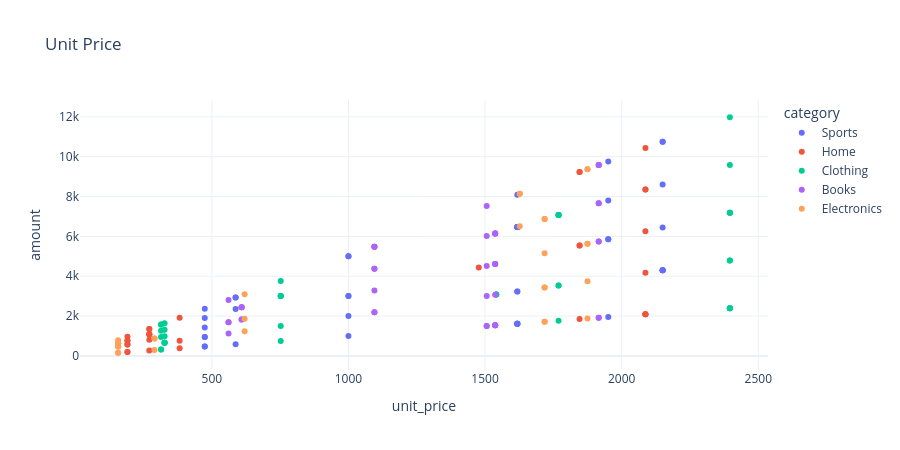

Notebook code for this chart:
### Code cell
def yellow_plotly_scatter(df):
    """
    用 Plotly Express 畫互動散佈圖：
    - X：商品單價 (unit_price)
    - Y：訂單金額 (amount)
    - 顏色：商品類別 (category)
    - hover 顯示：商品名稱 (product_name)
    回傳 plotly Figure 物件
    提示：px.scatter(hover_data=['product_name'])
    """
    # TODO: 你的程式碼
fig = px.scatter(df, x='unit_price', y='amount',
                 color='category', hover_data=['product_name'],
                 title='Unit Price')
fig.update_layout(height=450)
fig.show()

### Figure 1 — Plotly figure (JSON) as saved in the notebook; plotly's stock layout.template omitted (floating-point values rounded to 4 significant figures)
{"data": [{"customdata": [["Dumbbell 5kg"], ["Water Bottle"], ["Running Shoes"], ["Jump Rope"], ["Jump Rope"], ["Water Bottle"], ["Dumbbell 5kg"], ["Running Shoes"], ["Jump Rope"], ["Dumbbell 5kg"], ["Resistance Band"], ["Water Bottle"], ["Running Shoes"], ["Running Shoes"], ["Dumbbell 5kg"], ["Water Bottle"], ["Water Bottle"], ["Water Bottle"], ["Water Bottle"], ["Jump Rope"], ["Jump Rope"], ["Water Bottle"], ["Resistance Band"], ["Jump Rope"], ["Yoga Mat"], ["Water Bottle"], ["Yoga Mat"], ["Water Bottle"], ["Running Shoes"], ["Dumbbell 5kg"], ["Jump Rope"], ["Running Shoes"], ["Dumbbell 5kg"], ["Yoga Mat"], ["Yoga Mat"], ["Dumbbell 5kg"], ["Water Bottle"], ["Resistance Band"], ["Water Bottle"], ["Yoga Mat"], ["Resistance Band"], ["Water Bottle"], ["Dumbbell 5kg"]], "hovertemplate": "category=Sports<br>unit_price=%{x}<br>amount=%{y}<br>product_name=%{customdata[0]}<extra></extra>", "legendgroup": "Sports", "marker": {"color": "#636efa", "symbol": "circle"}, "mode": "markers", "name": "Sports", "orientation": "v", "showlegend": true, "type": "scatter", "x": [2150, 1618, 1000, 474, 474, 1618, 2150, 1000, 474, 2150, 587, 1618, 1000, 1000, 2150, 1618, 1618, 1618, 1618, 474, 474, 1618, 587, 474, 1951, 1618, 1951, 1618, 1000, 2150, 474, 1000, 2150, 1951, 1951, 2150, 1618, 587, 1618, 1951, 587, 1618, 2150], "xaxis": "x", "y": [8600.0, 1618.0, 1000.0, 948.0, 1896.0, 3236.0, 10750.0, 3000.0, 474.0, 4300.0, 2935.0, 1618.0, 2000.0, 3000.0, 4300.0, 6472.0, 6472.0, 6472.0, 6472.0, 2370.0, 474.0, 1618.0, 587.0, 1422.0, 1951.0, 1618.0, 9755.0, 1618.0, 5000.0, 4300.0, 948.0, 5000.0, 4300.0, 7804.0, 5853.0, 6450.0, 3236.0, 2935.0, 6472.0, 5853.0, 2348.0, 8090.0, 10750.0], "yaxis": "y"}, {"customdata": [["Throw Pillow"], ["Coffee Mug"], ["Candle Set"], ["Throw Pillow"], ["Desk Lamp"], ["Candle Set"], ["Candle Set"], ["Plant Pot"], ["Throw Pillow"], ["Coffee Mug"], ["Plant Pot"], ["Desk Lamp"], ["Candle Set"], ["Plant Pot"], ["Candle Set"], ["Wall Clock"], ["Throw Pillow"], ["Candle Set"], ["Throw Pillow"], ["Candle Set"], ["Throw Pillow"], ["Desk Lamp"], ["Coffee Mug"], ["Plant Pot"], ["Plant Pot"], ["Plant Pot"], ["Candle Set"], ["Throw Pillow"], ["Coffee Mug"], ["Plant Pot"], ["Coffee Mug"]], "hovertemplate": "category=Home<br>unit_price=%{x}<br>amount=%{y}<br>product_name=%{customdata[0]}<extra></extra>", "legendgroup": "Home", "marker": {"color": "#EF553B", "symbol": "circle"}, "mode": "markers", "name": "Home", "orientation": "v", "showlegend": true, "type": "scatter", "x": [271, 1846, 2087, 271, 382, 2087, 2087, 191, 271, 1846, 191, 382, 2087, 191, 2087, 1477, 271, 2087, 271, 2087, 271, 382, 1846, 191, 191, 191, 2087, 271, 1846, 191, 1846], "xaxis": "x", "y": [1355.0, 1846.0, 8348.0, 1084.0, 1910.0, 2087.0, 6261.0, 573.0, 1084.0, 9230.0, 764.0, 764.0, 10440.0, 764.0, 2087.0, 4431.0, 1084.0, 2087.0, 1355.0, 4174.0, 813.0, 382.0, 9230.0, 191.0, 573.0, 955.0, 8348.0, 271.0, 5538.0, 191.0, 5538.0], "yaxis": "y"}, {"customdata": [["Cotton T-Shirt"], ["Cap"], ["Cotton T-Shirt"], ["Hoodie"], ["Sneakers"], ["Hoodie"], ["Sneakers"], ["Denim Jeans"], ["Hoodie"], ["Hoodie"], ["Hoodie"], ["Hoodie"], ["Hoodie"], ["Cotton T-Shirt"], ["Scarf"], ["Sneakers"], ["Sneakers"], ["Hoodie"], ["Denim Jeans"], ["Denim Jeans"], ["Denim Jeans"], ["Cotton T-Shirt"], ["Cap"], ["Cap"], ["Hoodie"], ["Cotton T-Shirt"], ["Cap"], ["Sneakers"], ["Cap"], ["Cap"], ["Denim Jeans"], ["Hoodie"], ["Sneakers"], ["Cotton T-Shirt"], ["Denim Jeans"], ["Scarf"], ["Cotton T-Shirt"], ["Scarf"], ["Sneakers"]], "hovertemplate": "category=Clothing<br>unit_price=%{x}<br>amount=%{y}<br>product_name=%{customdata[0]}<extra></extra>", "legendgroup": "Clothing", "marker": {"color": "#00cc96", "symbol": "circle"}, "mode": "markers", "name": "Clothing", "orientation": "v", "showlegend": true, "type": "scatter", "x": [1769, 314, 1769, 2396, 327, 2396, 327, 752, 2396, 2396, 2396, 2396, 2396, 1769, 1541, 327, 327, 2396, 752, 752, 752, 1769, 314, 314, 2396, 1769, 314, 327, 314, 314, 752, 2396, 327, 1769, 752, 1541, 1769, 1541, 327], "xaxis": "x", "y": [3538.0, 942.0, 3538.0, 9584.0, 654.0, 4792.0, 981.0, 3760.0, 2396.0, 7188.0, 7188.0, 2396.0, 11980.0, 7076.0, 3082.0, 654.0, 1308.0, 2396.0, 3008.0, 3008.0, 752.0, 1769.0, 1570.0, 314.0, 7188.0, 7076.0, 1570.0, 1635.0, 1256.0, 314.0, 1504.0, 4792.0, 654.0, 7076.0, 3008.0, 3082.0, 7076.0, 3082.0, 654.0], "yaxis": "y"}, {"customdata": [["ML Primer"], ["Data Science Handbook"], ["ML Primer"], ["Clean Code"], ["Data Science Handbook"], ["Statistics 101"], ["ML Primer"], ["Python Cookbook"], ["Clean Code"], ["Data Science Handbook"], ["ML Primer"], ["Clean Code"], ["Data Science Handbook"], ["ML Primer"], ["ML Primer"], ["Statistics 101"], ["Clean Code"], ["Python Cookbook"], ["Data Science Handbook"], ["Python Cookbook"], ["Data Science Handbook"], ["Statistics 101"], ["SQL Guide"], ["SQL Guide"], ["Data Science Handbook"], ["Data Science Handbook"], ["Data Science Handbook"], ["ML Primer"], ["Clean Code"], ["SQL Guide"], ["Clean Code"], ["Statistics 101"], ["Statistics 101"], ["Data Science Handbook"], ["SQL Guide"], ["Data Science Handbook"], ["Clean Code"], ["Clean Code"], ["ML Primer"], ["Statistics 101"], ["Python Cookbook"], ["Data Science Handbook"], ["Clean Code"], ["Python Cookbook"]], "hovertemplate": "category=Books<br>unit_price=%{x}<br>amount=%{y}<br>product_name=%{customdata[0]}<extra></extra>", "legendgroup": "Books", "marker": {"color": "#ab63fa", "symbol": "circle"}, "mode": "markers", "name": "Books", "orientation": "v", "showlegend": true, "type": "scatter", "x": [1095, 1537, 1095, 1916, 1537, 1506, 1095, 609, 1916, 1537, 1095, 1916, 1537, 1095, 1095, 1506, 1916, 609, 1537, 609, 1537, 1506, 561, 561, 1537, 1537, 1537, 1095, 1916, 561, 1916, 1506, 1506, 1537, 561, 1537, 1916, 1916, 1095, 1506, 609, 1537, 1916, 609], "xaxis": "x", "y": [4380.0, 6148.0, 5475.0, 1916.0, 6148.0, 1506.0, 4380.0, 2436.0, 5748.0, 6148.0, 5475.0, 9580.0, 3074.0, 2190.0, 2190.0, 3012.0, 7664.0, 2436.0, 1537.0, 1827.0, 1537.0, 6024.0, 1683.0, 2805.0, 4611.0, 1537.0, 1537.0, 3285.0, 1916.0, 1683.0, 7664.0, 7530.0, 1506.0, 4611.0, 1122.0, 6148.0, 5748.0, 9580.0, 5475.0, 4518.0, 1827.0, 4611.0, 9580.0, 2436.0], "yaxis": "y"}, {"customdata": [["Webcam HD"], ["Power Bank"], ["USB-C Cable"], ["Webcam HD"], ["Power Bank"], ["Power Bank"], ["Webcam HD"], ["Power Bank"], ["Power Bank"], ["Power Bank"], ["USB-C Cable"], ["Bluetooth Speaker"], ["Laptop Stand"], ["Webcam HD"], ["USB-C Cable"], ["Webcam HD"], ["Wireless Mouse"], ["Power Bank"], ["Laptop Stand"], ["Bluetooth Speaker"], ["Webcam HD"], ["Power Bank"], ["Webcam HD"], ["Laptop Stand"], ["Power Bank"], ["USB-C Cable"], ["USB-C Cable"], ["Wireless Mouse"], ["USB-C Cable"], ["Bluetooth Speaker"], ["Wireless Mouse"]], "hovertemplate": "category=Electronics<br>unit_price=%{x}<br>amount=%{y}<br>product_name=%{customdata[0]}<extra></extra>", "legendgroup": "Electronics", "marker": {"color": "#FFA15A", "symbol": "circle"}, "mode": "markers", "name": "Electronics", "orientation": "v", "showlegend": true, "type": "scatter", "x": [1718, 157, 1875, 1718, 157, 157, 1718, 157, 157, 157, 1875, 620, 290, 1718, 1875, 1718, 1627, 157, 290, 620, 1718, 157, 1718, 290, 157, 1875, 1875, 1627, 1875, 620, 1627], "xaxis": "x", "y": [5154.0, 628.0, 9375.0, 6872.0, 471.0, 471.0, 3436.0, 471.0, 628.0, 157.0, 9375.0, 3100.0, 290.0, 1718.0, 5625.0, 6872.0, 8135.0, 628.0, 870.0, 1860.0, 1718.0, 157.0, 3436.0, 870.0, 785.0, 1875.0, 5625.0, 6508.0, 3750.0, 1240.0, 8135.0], "yaxis": "y"}], "layout": {"height": 450, "legend": {"title": {"text": "category"}, "tracegroupgap": 0}, "title": {"text": "Unit Price"}, "xaxis": {"anchor": "y", "domain": [0, 1], "title": {"text": "unit_price"}}, "yaxis": {"anchor": "x", "domain": [0, 1], "title": {"text": "amount"}}}}
